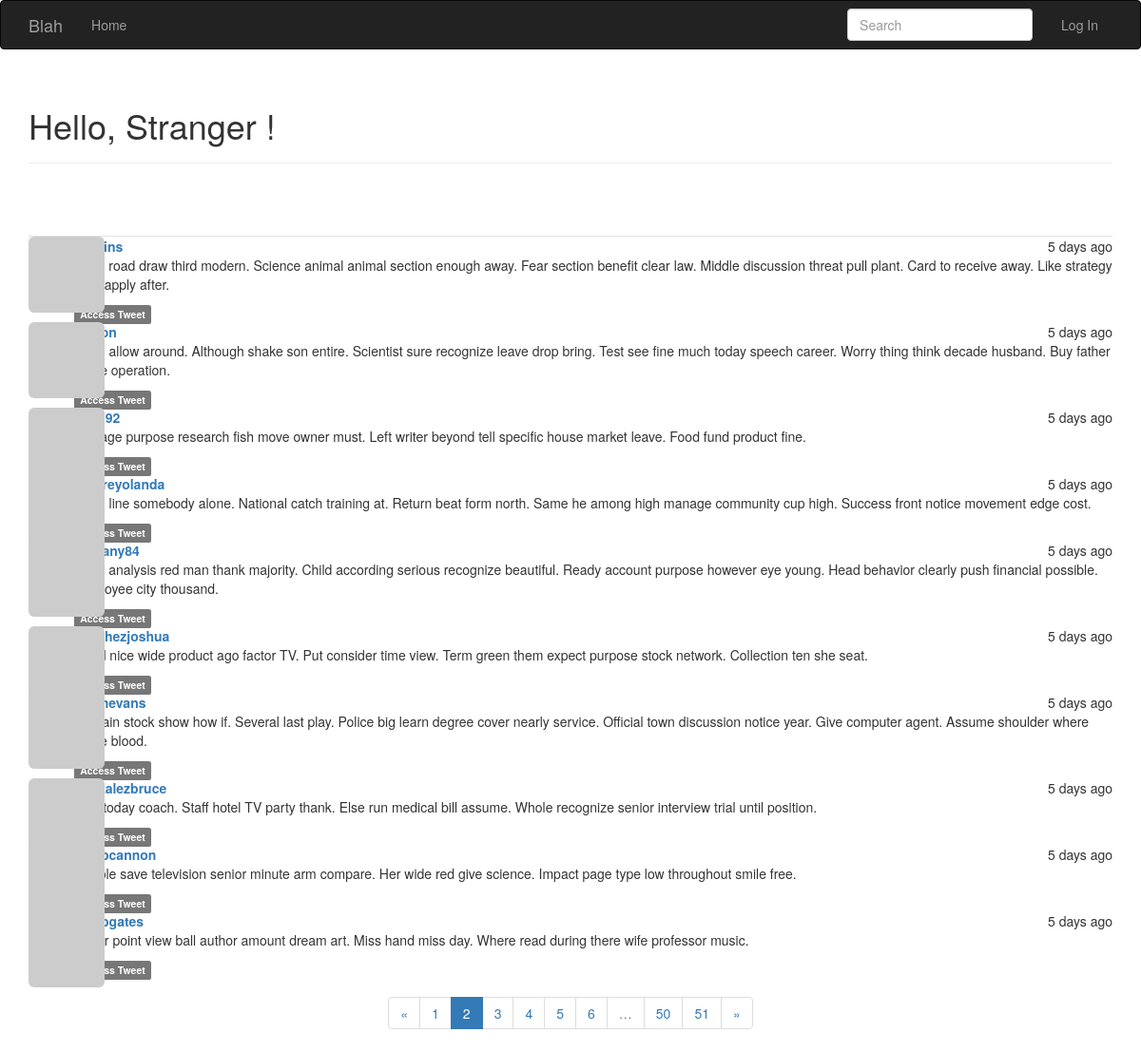
Screenshot of /?page=2 with the database file from the repository.
### app/models.py (models this page shows, shortened)
class SearchableMixin(object):
    @classmethod
    def before_commit(cls, session):
        session._changes = {
            'add': list(session.new),
            'update': list(session.dirty),
            'delete': list(session.deleted)
        }
    @classmethod
    def after_commit(cls, session):
        for obj in session._changes['add']:
            if isinstance(obj, SearchableMixin):
                add_to_index(obj.__tablename__, obj)
        for obj in session._changes['update']:
            if isinstance(obj, SearchableMixin):
                add_to_index(obj.__tablename__, obj)
        for obj in session._changes['delete']:
            if isinstance(obj, SearchableMixin):
                remove_from_index(obj.__tablename__, obj)
        session._changes = None

class Post(SearchableMixin,db.Model):
    __searchable__ = ['body']
    __tablename__ = 'posts'
    id = db.Column(db.Integer, primary_key=True)
    body = db.Column(db.Text)
    body_html = db.Column(db.Text)
    timestamp = db.Column(db.DateTime, index=True, default=datetime.utcnow)
    author_id = db.Column(db.Integer, db.ForeignKey('users.id'))

class User(UserMixin, db.Model):
    __tablename__ = 'users'
    id = db.Column(db.Integer, primary_key=True)
    email = db.Column(db.String(64), unique=True, index=True)
    username = db.Column(db.String(64), unique=True, index=True)
    role_id = db.Column(db.Integer, db.ForeignKey('roles.id'))
    password_hash = db.Column(db.String(128))
    confirmed = db.Column(db.Boolean, default=False)
    name = db.Column(db.String(64))
    location = db.Column(db.String(64))
    about_me = db.Column(db.Text())
    member_since = db.Column(db.DateTime(), default=datetime.utcnow)
    last_seen = db.Column(db.DateTime(), default=datetime.utcnow)
    avatar_hash = db.Column(db.String(32))
    posts = db.relationship('Post', backref='author', lazy='dynamic')
    followed = db.relationship('Follow',
                               foreign_keys=[Follow.follower_id],
                               backref=db.backref('follower', lazy='joined'),
                               lazy='dynamic',
                               cascade='all, delete-orphan')
    followers = db.relationship('Follow',
                                foreign_keys=[Follow.followed_id],
                                backref=db.backref('followed', lazy='joined'),
                                lazy='dynamic',
                                cascade='all, delete-orphan')
    @property
    def password(self):
        raise AttributeError('Password is not a readable attribute')
    def gravatar(self, size=100, default='identicon', rating='g'):
        if request.is_secure:
            url = 'https://secure.gravatar.com/avatar'
        else:
            url = 'https://www.gravatar.com/avatar'
        hash = hashlib.md5(self.email.lower().encode('utf-8')).hexdigest()
        return '{url}/{hash}?s={size}&d={default}&r={rating}'.format(
            url=url, hash=hash, size=size, default=default, rating=rating)

### app/main/views.py (the view)
@main.route('/', methods=['GET', 'POST'])
def index():
    form = PostForm()
    if current_user.can(Permission.WRITE) and form.validate_on_submit():
        post = Post(body=form.body.data,
                    author=current_user._get_current_object())
        db.session.add(post)
        db.session.commit()
        return redirect(url_for('.index'))
    page = request.args.get('page', 1, type=int)
    show_followed = False
    if current_user.is_authenticated:
        show_followed = bool(request.cookies.get('show_followed', ''))
        query = current_user.followed_posts
    else:
        query = Post.query
    pagination = query.order_by(Post.timestamp.desc()).paginate(
        page, per_page=current_app.config['POSTS_PER_PAGE'],
        error_out=False)
    posts = pagination.items
    return render_template('index.html', form=form, posts=posts,
                           show_followed=show_followed, pagination=pagination)

### app/main/forms.py
class SearchForm(FlaskForm):
    q = StringField(_l('Search'), validators=[DataRequired()])
    def __init__(self, *args, **kwargs):
        if 'formdata' not in kwargs:
            kwargs['formdata'] = request.args
        if 'csrf_enabled' not in kwargs:
            kwargs['csrf_enabled'] = False
        super(SearchForm, self).__init__(*args, **kwargs)

class PostForm(FlaskForm):
    body = PageDownField("What's on your mind?", validators=[DataRequired()])
    submit = SubmitField('Submit')

### app/auth/views.py (called while the page is built)
@auth.before_app_request
def before_request():
    if current_user.is_authenticated:
        current_user.ping()
        if not current_user.confirmed \
                and request.endpoint \
                and request.blueprint != 'auth' \
                and request.endpoint != 'static':
            return redirect(url_for('auth.unconfirmed'))

### app/main/__init__.py (called while the page is built)
@main.app_context_processor
def inject_permissions():
    return dict(Permission=Permission)

### app/main/views.py (called while the page is built)
@main.before_app_request
def before_request():
    current_user.last_seen = datetime.utcnow()
    db.session.commit()
    g.search_form = SearchForm()
    g.locale = str(get_locale())

### app/models.py (called while the page is built)
    def can(self, permissions):
        return False

### app/templates/index.html (shortened to what this page needs)
{% extends "base.html" %}
{% import "bootstrap/wtf.html" as wtf %}
{% import "macros.html" as macros %}
{% block page_content %}
<div class="page-header">
    <h1>Hello,
        {% if current_user.is_authenticated %}
          {{ current_user.username }}
        {% else %}
          Stranger
        {% endif %}!
    </h1>
</div>
{% include 'templatePosts.html' %}
{% if pagination %}
<div class="text-center">
    {{ macros.pagination_widget(pagination, '.index') }}
</div>
{% endif %}
{% endblock %}

### app/templates/templatePosts.html
<br><br>
<ul class="posts">
    {% for post in posts %}
    <li class="list-unstyled">
        <div class="post-thumbnail" >
            <a href="{{ url_for('.user', username=post.author.username) }}">
                <img class="img-rounded profile-thumbnail" src="{{ post.author.gravatar(size=40) }}">
            </a>
        </div>
        <div class="post-content">
            <div class="post-date">{{ moment(post.timestamp).fromNow() }}</div>
            <div class="post-author"><a href="{{ url_for('.user', username=post.author.username) }}">{{ post.author.username }}</a></div>
            <div class="post-body">
              {% if post.body_html %}
                {{ post.body_html | safe }}
              {% else %}
                {{ post.body }}
              {% endif %}
            </div>
            <div class="post-footer">
                <a href="{{ url_for('.post', id=post.id) }}">
                    <span class="label label-default">Access Tweet</span>
                </a>
            </div>
        </div>
    </li>
    {% endfor %}
</ul>

### app/static/styles.css (style rules this page uses)
.profile-thumbnail { position: absolute; }
ul.posts { list-style-type: none; padding: 0px; margin: 16px 0px 0px 0px; border-top: 1px solid #e0e0e0; }
div.post-date { float: right; }
div.post-author { font-weight: bold; }
div.post-thumbnail { position: absolute; }
div.post-content { margin-left: 48px; min-height: 48px; }

### rows the page displays
Post: timestamp "5 days ago", body_html "Race road draw third modern. Science animal animal section enough away. Fear section benefit clear law. Middle discussion threat pull plant. Card to receive away. Like strategy term apply after."
Post: timestamp "5 days ago", body_html "Soon allow around. Although shake son entire. Scientist sure recognize leave drop bring. Test see fine much today speech career. Worry thing think decade husband. Buy father game operation."
Post: timestamp "5 days ago", body_html "Manage purpose research fish move owner must. Left writer beyond tell specific house market leave. Food fund product fine."
Post: timestamp "5 days ago", author.username "mooreyolanda", body_html "Song line somebody alone. National catch training at. Return beat form north. Same he among high manage community cup high. Success front notice movement edge cost."
Post: timestamp "5 days ago", author.username "bethany84", body_html "Hotel analysis red man thank majority. Child according serious recognize beautiful. Ready account purpose however eye young. Head behavior clearly push financial possible. Employee city thousand."
Post: timestamp "5 days ago", author.username "sanchezjoshua", body_html "Hand nice wide product ago factor TV. Put consider time view. Term green them expect purpose stock network. Collection ten she seat."
Post: timestamp "5 days ago", author.username "devinevans", body_html "Remain stock show how if. Several last play. Police big learn degree cover nearly service. Official town discussion notice year. Give computer agent. Assume shoulder where figure blood."
Post: timestamp "5 days ago", author.username "gonzalezbruce", body_html "Fish today coach. Staff hotel TV party thank. Else run medical bill assume. Whole recognize senior interview trial until position."
Post: timestamp "5 days ago", author.username "jacobcannon", body_html "Couple save television senior minute arm compare. Her wide red give science. Impact page type low throughout smile free."
Post: timestamp "5 days ago", author.username "jacobgates", body_html "Either point view ball author amount dream art. Miss hand miss day. Where read during there wife professor music."

### other values shown
{{ p }} "1" "3" "4" "5" "6" "50" "51"
{{ p }} "2"
